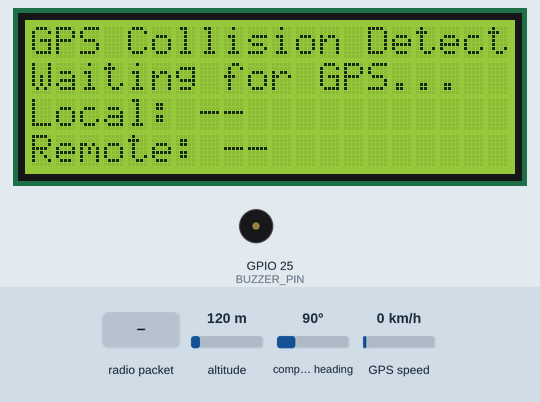
This sketch was run on a simulated ESP32. On the bench: 20×4 character LCD, buzzer (waves = sounding, pin HIGH). The test bench sets the inputs (shaded band); at power-on: altitude 120 m, compass heading 90°, GPS speed 0 km/h. The GPS gets a fix after 3 s at 37.7749, -122.4194 with 8 satellites; no radio packets arrive unless stated; what the sketch prints to the serial monitor is not drawn.

Above: at 1.4 s.
1.5 s: radio packet "INVALID" arrives
At 2.7 s:
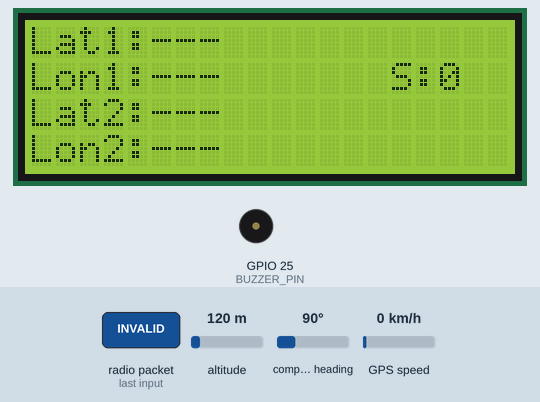
4.8 s: radio packet "0" arrives
At 6.8 s:
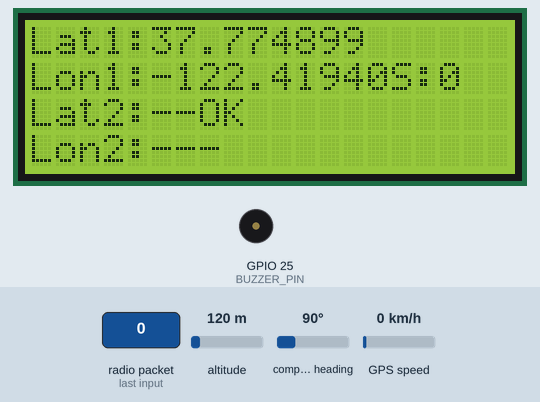
Timing chart, 0 to 8.3 s (numbered marks = the images above; inputs shaded):
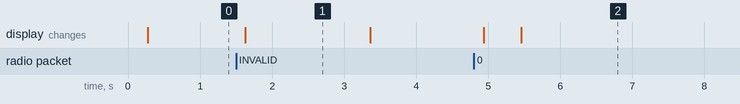

The sketch:

CodeForReceiver.ino
```cpp
#include <SPI.h>
#include <LoRa.h>
#include <Wire.h>
#include <LiquidCrystal_I2C.h>
#include <TinyGPS++.h>
#include <HardwareSerial.h>

// Define LoRa pins
#define SCK 18
#define MISO 19
#define MOSI 23
#define SS 5
#define RST 14
#define DIO0 2

// Buzzer pin
#define BUZZER_PIN 25

// LCD Setup
LiquidCrystal_I2C lcd(0x24, 20, 4); // Change address if needed

// GPS Setup
#define GPS_RX 16
#define GPS_TX 17
HardwareSerial gpsSerial(1);
TinyGPSPlus gps;

// GPS data variables
float remoteLatitude = 0;
float remoteLongitude = 0;
float localLatitude = 0;
float localLongitude = 0;
int satellites = 0;
float altitude = 0;
String status = "Waiting...";
unsigned long lastUpdate = 0;
int messageCount = 0;
bool collisionAlert = false;
bool displayCollisionScreen = false;

// Collision detection parameters
const float COLLISION_DISTANCE_METERS = 50.0; // 50 meters threshold
const float COLLISION_SCREEN_THRESHOLD = 20.0; // 20 meters threshold for collision screen

void setup() {
  Serial.begin(115200);
  Serial.println("LoRa GPS Receiver with Collision Detection - Starting...");

  // Initialize buzzer
  pinMode(BUZZER_PIN, OUTPUT);
  digitalWrite(BUZZER_PIN, LOW);

  // Initialize I2C for LCD
  Wire.begin();
  delay(100);

  // Initialize LCD
  lcd.init();
  lcd.backlight();
  lcd.clear();
  lcd.setCursor(0, 0);
  lcd.print("Initializing...");

  // Initialize GPS
  gpsSerial.begin(9600, SERIAL_8N1, GPS_RX, GPS_TX);
  Serial.println("GPS Serial initialized");

  // Initialize LoRa
  SPI.begin(SCK, MISO, MOSI, SS);
  LoRa.setPins(SS, RST, DIO0);

  if (!LoRa.begin(433E6)) {
    Serial.println("LoRa initialization failed!");
    lcd.clear();
    lcd.setCursor(0, 0);
    lcd.print("LoRa FAILED!");
    while (1) {
      delay(1000);
    }
  }

  // LoRa settings
  LoRa.setSyncWord(0xF3);
  LoRa.setSpreadingFactor(7);
  LoRa.setSignalBandwidth(125E3);
  LoRa.setCodingRate4(5);

  Serial.println("System initialized successfully!");

  // Display ready message
  lcd.clear();
  lcd.setCursor(0, 0);
  lcd.print("GPS Collision Detect");
  lcd.setCursor(0, 1);
  lcd.print("Waiting for GPS...");
  lcd.setCursor(0, 2);
  lcd.print("Local: --");
  lcd.setCursor(0, 3);
  lcd.print("Remote: --");
}

void loop() {
  // Read local GPS data
  while (gpsSerial.available() > 0) {
    gps.encode(gpsSerial.read());
  }

  // Update local position if available
  if (gps.location.isUpdated()) {
    localLatitude = gps.location.lat();
    localLongitude = gps.location.lng();
    updateLocalDisplay();
  }

  // Check for incoming LoRa packets
  int packetSize = LoRa.parsePacket();
  if (packetSize) {
    onReceive(packetSize);
  }

  // Check for collision
  checkCollision();

  // Update display based on collision status
  updateDisplayBasedOnCollision();

  // Check if data is stale
  if (millis() - lastUpdate > 30000 && status != "Waiting...") {
    status = "No signal";
    collisionAlert = false;
    updateNormalDisplay();
  }

  // Handle buzzer for collision alert
  handleBuzzer();

  delay(100);
}

void onReceive(int packetSize) {
  if (packetSize == 0) return;

  messageCount++;
  String receivedData = "";

  // Read the packet
  while (LoRa.available()) {
    receivedData += (char)LoRa.read();
  }

  Serial.print("Message #");
  Serial.print(messageCount);
  Serial.print(": ");
  Serial.println(receivedData);
  Serial.print("RSSI: ");
  Serial.println(LoRa.packetRssi());

  processGPSData(receivedData);
  lastUpdate = millis();
}

void processGPSData(String data) {
  data.trim();

  if (data == "INVALID") {
    status = "INVALID GPS";
    remoteLatitude = 0;
    remoteLongitude = 0;
    satellites = 0;
    altitude = 0;
  } else {
    // Parse CSV data: LAT,LON,SAT,ALT
    int firstComma = data.indexOf(',');
    int secondComma = data.indexOf(',', firstComma + 1);
    int thirdComma = data.indexOf(',', secondComma + 1);

    if (firstComma != -1 && secondComma != -1 && thirdComma != -1) {
      remoteLatitude = data.substring(0, firstComma).toFloat();
      remoteLongitude = data.substring(firstComma + 1, secondComma).toFloat();
      satellites = data.substring(secondComma + 1, thirdComma).toInt();
      altitude = data.substring(thirdComma + 1).toFloat();
      status = "Valid GPS";
      Serial.println("Remote GPS Data Parsed Successfully");
    } else {
      status = "Data Error";
      Serial.println("Error: Could not parse GPS data");
    }
  }

  updateNormalDisplay();
}

void checkCollision() {
  if (localLatitude == 0 || localLongitude == 0 || remoteLatitude == 0 || remoteLongitude == 0) {
    collisionAlert = false;
    displayCollisionScreen = false;
    return;
  }

  // Calculate distance between local and remote positions
  float distance = calculateDistance(localLatitude, localLongitude, remoteLatitude, remoteLongitude);

  Serial.print("Distance: ");
  Serial.print(distance);
  Serial.println(" meters");

  if (distance <= COLLISION_DISTANCE_METERS) {
    collisionAlert = true;
    if (distance <= COLLISION_SCREEN_THRESHOLD) {
      displayCollisionScreen = true;
    } else {
      displayCollisionScreen = false;
    }
    Serial.println("COLLISION ALERT! Vehicles too close!");
  } else {
    collisionAlert = false;
    displayCollisionScreen = false;
  }
}

void updateDisplayBasedOnCollision() {
  static bool lastCollisionScreenState = false;

  // Only update the display when the state changes to prevent flickering
  if (displayCollisionScreen != lastCollisionScreenState) {
    if (displayCollisionScreen) {
      showCollisionScreen();
    } else {
      updateNormalDisplay();
    }
    lastCollisionScreenState = displayCollisionScreen;
  }
}

void showCollisionScreen() {
  lcd.clear();
  lcd.setCursor(0, 0);
  lcd.print("INCOMING COLLISION");
  lcd.setCursor(0, 1);
  lcd.print("Vessel Collision");
  lcd.setCursor(0, 2);
  lcd.print("Detected!");
  lcd.setCursor(0, 3);
  lcd.print("TAKE EVASIVE ACTION");
}

void updateNormalDisplay() {
  if (displayCollisionScreen) return; // Don't update if collision screen is active

  lcd.clear();

  // Line 1: Local Latitude
  lcd.setCursor(0, 0);
  lcd.print("Lat1:");
  if (localLatitude != 0) {
    lcd.print(localLatitude, 6);
  } else {
    lcd.print("---");
  }

  // Line 2: Local Longitude
  lcd.setCursor(0, 1);
  lcd.print("Lon1:");
  if (localLongitude != 0) {
    lcd.print(localLongitude, 6);
  } else {
    lcd.print("---");
  }

  // Line 3: Remote Latitude
  lcd.setCursor(0, 2);
  lcd.print("Lat2:");
  if (remoteLatitude != 0) {
    lcd.print(remoteLatitude, 6);
    // Add spaces to clear any leftover characters
    lcd.print("  ");
  } else {
    lcd.print("---");
  }

  // Line 4: Remote Longitude
  lcd.setCursor(0, 3);
  lcd.print("Lon2:");
  if (remoteLongitude != 0) {
    lcd.print(remoteLongitude, 6);
  } else {
    lcd.print("---");
  }

  // Show status on second line if space
  lcd.setCursor(15, 1);
  lcd.print("S:");
  lcd.print(satellites);
}

float calculateDistance(float lat1, float lon1, float lat2, float lon2) {
  // Haversine formula to calculate distance between two coordinates
  const float R = 6371000; // Earth radius in meters
  float phi1 = lat1 * PI / 180;
  float phi2 = lat2 * PI / 180;
  float deltaPhi = (lat2 - lat1) * PI / 180;
  float deltaLambda = (lon2 - lon1) * PI / 180;

  float a = sin(deltaPhi/2) * sin(deltaPhi/2) +
            cos(phi1) * cos(phi2) *
            sin(deltaLambda/2) * sin(deltaLambda/2);
  float c = 2 * atan2(sqrt(a), sqrt(1-a));

  return R * c;
}

void handleBuzzer() {
  if (collisionAlert) {
    // Beep pattern for collision alert
    static unsigned long lastBeep = 0;
    static bool beepState = false;

    if (millis() - lastBeep > 200) { // Fast beeping (5 times per second)
      beepState = !beepState;
      digitalWrite(BUZZER_PIN, beepState ? HIGH : LOW);
      lastBeep = millis();
    }
  } else {
    digitalWrite(BUZZER_PIN, LOW);
  }
}

void updateLocalDisplay() {
  // Update only local GPS part of display if normal display is active
  if (!displayCollisionScreen) {
    lcd.setCursor(7, 2);
    if (localLatitude != 0) {
      lcd.print("OK  ");
    } else {
      lcd.print("NO  ");
    }
  }
}

void serialPrintStatus() {
  Serial.println("=== GPS STATUS ===");
  Serial.print("Local - Lat: "); Serial.print(localLatitude, 6);
  Serial.print(" Lon: "); Serial.println(localLongitude, 6);
  Serial.print("Remote - Lat: "); Serial.print(remoteLatitude, 6);
  Serial.print(" Lon: "); Serial.println(remoteLongitude, 6);
  Serial.print("Collision Alert: "); Serial.println(collisionAlert ? "YES" : "NO");
  Serial.print("Collision Screen: "); Serial.println(displayCollisionScreen ? "YES" : "NO");
  Serial.println("==================");
}
```

Measured:
- after the input at 1.5 s, the display: changes after 0.12 s (image 1)
- what the display in image 1 shows lasts 1.8 s, from 1.6 s to 3.4 s
